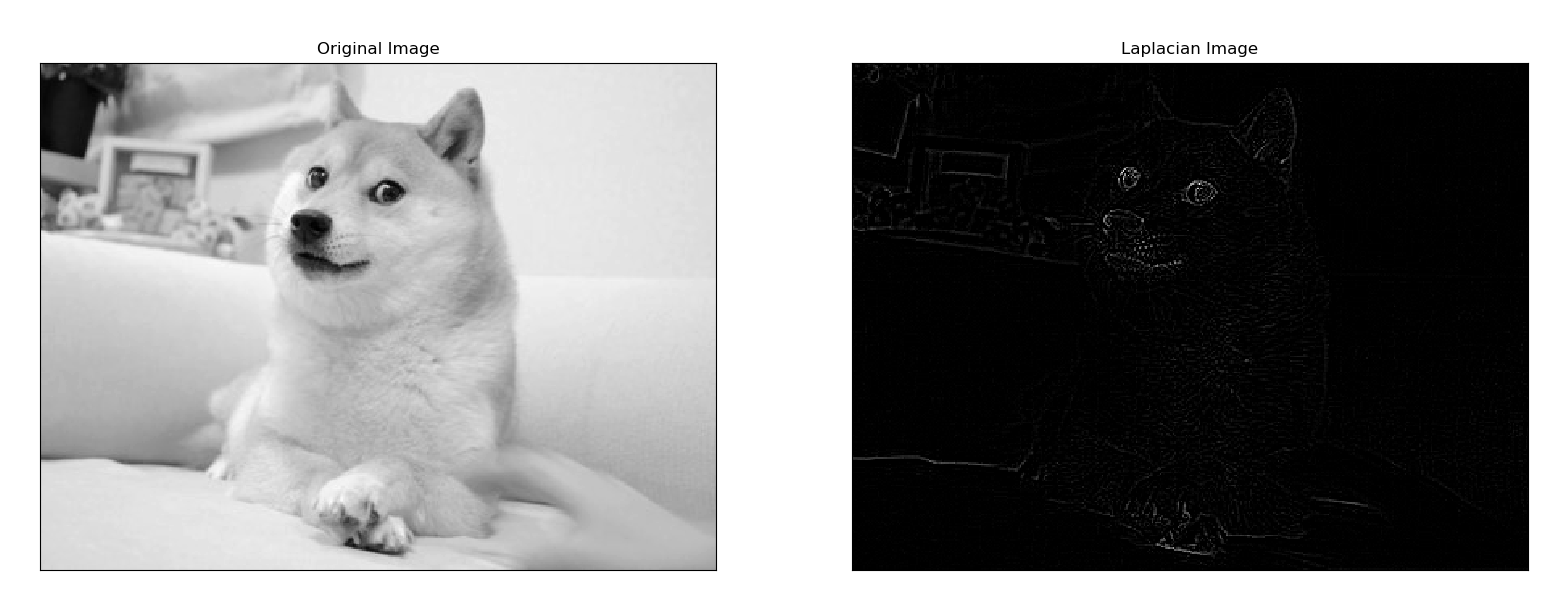

Here is the Python script that generated this plot:
import numpy as np
import cv2
import matplotlib.pyplot as mpt
from tkinter import *
from tkinter import filedialog

root = Tk()

root.fileName = filedialog.askopenfilename(filetypes = (("PNG", ".png"), ("All files", "*.*")))
originalImg = cv2.imread(root.fileName, cv2.IMREAD_GRAYSCALE)

mask = np.array(([0, 1, 0], [1, -4, 1], [0, 1, 0]), dtype=np.float32)
filteringImg = cv2.filter2D(originalImg, -1, mask)
#filteringImg = cv2.Laplacian(originalImg, -1)

mpt.subplot(121), mpt.imshow(originalImg, 'gray'), mpt.title('Original Image')
mpt.xticks([]), mpt.yticks([])
mpt.subplot(122), mpt.imshow(filteringImg, 'gray'), mpt.title('Laplacian Image')
mpt.xticks([]), mpt.yticks([])
mpt.show()

cv2.destroyAllWindows()
